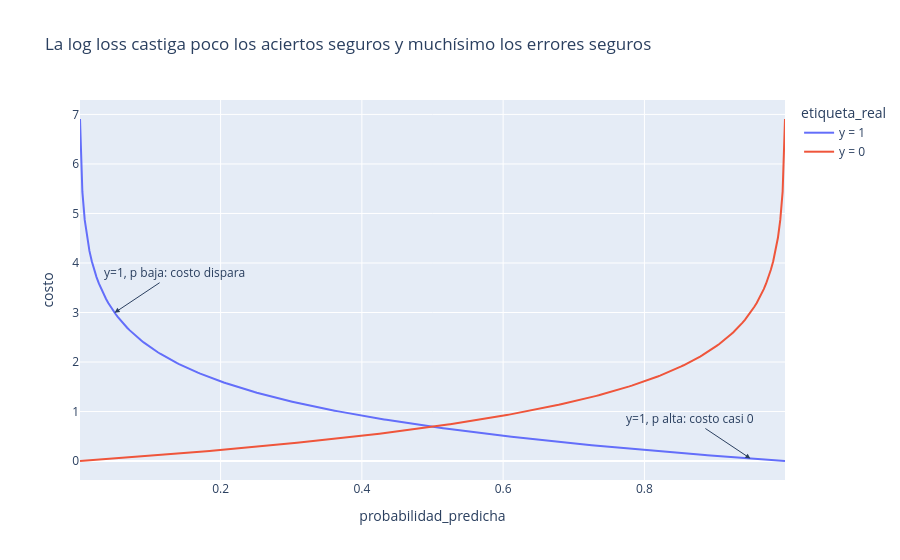

Notebook cell for this chart:
### Markdown cell above
Tomamos entonces el logaritmo de la verosimilitud (que, por la propiedad de
arriba, convierte el producto en una suma):

$$\log L = \sum_{i=1}^{n} [y_i\log(p_i) + (1-y_i)\log(1-p_i)]$$

## 4. La función de costo: log loss

Los optimizadores de scikit-learn (y de la mayoría de librerías) están hechos
para **minimizar**, no para maximizar. Como maximizar $\log L$ es lo mismo que
minimizar $-\log L$, usamos el negativo del promedio de la log-verosimilitud
como función de costo:

$$J(w,b) = -\frac{1}{n} \sum_{i=1}^{n} [y_i\log(p_i) + (1-y_i)\log(1-p_i)]$$

Esta es la **entropía cruzada binaria** (o *log loss*). Fíjate que, para cada
observación, en realidad solo "sobrevive" uno de los dos términos —el otro se
apaga por el mismo mecanismo de potencias que vimos en la sección 2—, así que
el costo de una sola observación es:

$$\text{costo}_i = \begin{cases} -\log(p_i) & \text{si } y_i = 1 \\ -\log(1-p_i) & \text{si } y_i = 0 \end{cases}$$

Grafiquemos ambos casos por separado — literalmente son la curva de
$-\log(x)$ de la sección anterior, una vez sin voltear y otra volteada:

### Code cell
p = np.linspace(0.001, 0.999, 300)
costos = pl.DataFrame({
    "probabilidad_predicha": np.concatenate([p, p]),
    "costo": np.concatenate([-np.log(p), -np.log(1 - p)]),
    "etiqueta_real": ["y = 1"] * len(p) + ["y = 0"] * len(p),
})
fig = px.line(
    costos, x="probabilidad_predicha", y="costo", color="etiqueta_real",
    title="La log loss castiga poco los aciertos seguros y muchísimo los errores seguros",
)
fig.add_annotation(x=0.95, y=-np.log(0.95), text="y=1, p alta: costo casi 0", showarrow=True, arrowhead=2, ax=-60, ay=-40)
fig.add_annotation(x=0.05, y=-np.log(0.05), text="y=1, p baja: costo dispara", showarrow=True, arrowhead=2, ax=60, ay=-40)
fig.show()

### Figure 1 — Plotly figure (JSON) as saved in the notebook; plotly's stock layout.template omitted (floating-point values rounded to 4 significant figures; data arrays with more than 128 entries replaced by an {"elided": "..."} marker saying what was removed)
{"data": [{"hovertemplate": "etiqueta_real=y = 1<br>probabilidad_predicha=%{x}<br>costo=%{y}<extra></extra>", "legendgroup": "y = 1", "line": {"color": "#636efa", "dash": "solid"}, "marker": {"symbol": "circle"}, "mode": "lines", "name": "y = 1", "orientation": "v", "showlegend": true, "type": "scatter", "x": {"elided": "300 float values"}, "xaxis": "x", "y": {"elided": "300 float values"}, "yaxis": "y"}, {"hovertemplate": "etiqueta_real=y = 0<br>probabilidad_predicha=%{x}<br>costo=%{y}<extra></extra>", "legendgroup": "y = 0", "line": {"color": "#EF553B", "dash": "solid"}, "marker": {"symbol": "circle"}, "mode": "lines", "name": "y = 0", "orientation": "v", "showlegend": true, "type": "scatter", "x": {"elided": "300 float values"}, "xaxis": "x", "y": {"elided": "300 float values"}, "yaxis": "y"}], "layout": {"annotations": [{"arrowhead": 2, "ax": -60, "ay": -40, "showarrow": true, "text": "y=1, p alta: costo casi 0", "x": 0.95, "y": 0.05129}, {"arrowhead": 2, "ax": 60, "ay": -40, "showarrow": true, "text": "y=1, p baja: costo dispara", "x": 0.05, "y": 2.996}], "legend": {"title": {"text": "etiqueta_real"}, "tracegroupgap": 0}, "title": {"text": "La log loss castiga poco los aciertos seguros y muchísimo los errores seguros"}, "xaxis": {"anchor": "y", "domain": [0.0, 1.0], "title": {"text": "probabilidad_predicha"}}, "yaxis": {"anchor": "x", "domain": [0.0, 1.0], "title": {"text": "costo"}}}}
